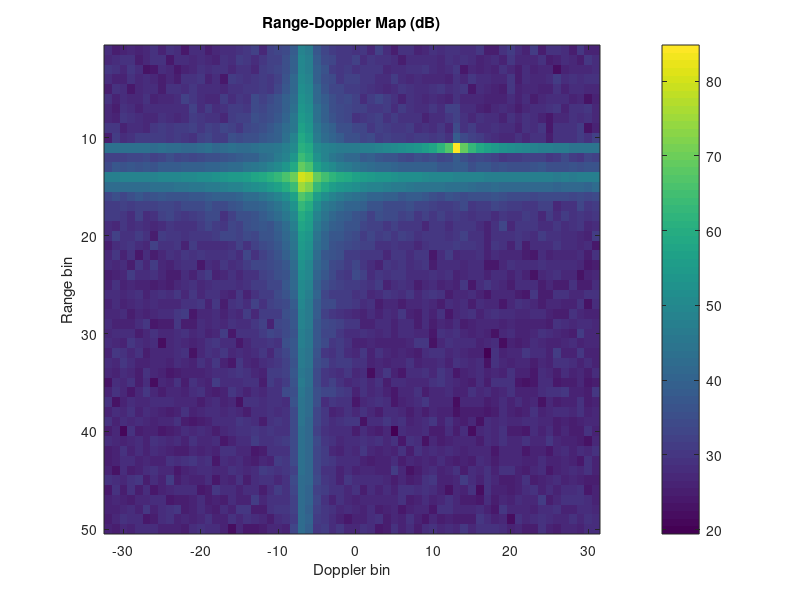
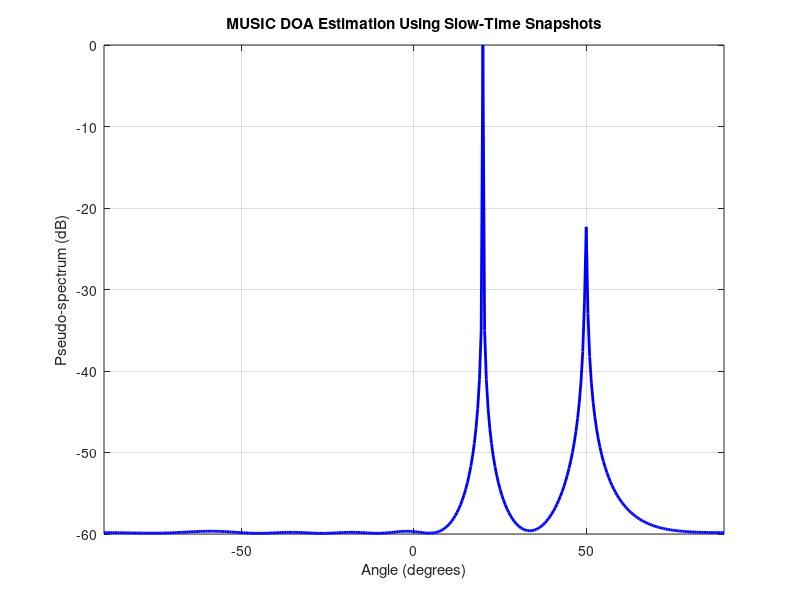

These charts were generated, in order, by the following MATLAB code:
clc; clear; close all;

%% === RADAR & TARGET PARAMETERS ===
c = 3e8;             % Speed of light (m/s)
fc = 77e9;           % Carrier frequency (77 GHz)
lambda = c / fc;

% FMCW chirp parameters
B = 50e6;            % Bandwidth (50 MHz)
T_chirp = 20e-6;     % Chirp duration (20 us)
slope = B / T_chirp; % Chirp slope (Hz/s)

% Sampling
fs = 5e6;                         % Lowered sampling rate for memory safety
N_fast = round(T_chirp * fs);    % Fast time samples per chirp
N_slow = 64;                     % Number of chirps (slow time)

% Array configuration
M = 8;                           % Number of antenna elements
d = lambda / 2;

% Targets: [range (m), velocity (m/s), angle (deg)]
targets = [
    30, 20, 20;
    40, -10, 50
];
K = size(targets,1);

%% === TIME AXES ===
t_fast = (0:N_fast-1) / fs;       % fast time within chirp
t_slow = (0:N_slow-1) * T_chirp;  % slow time (chirp index)

%% === GENERATE SIGNALS AT EACH ANTENNA ===
X = zeros(N_fast, N_slow, M);     % radar cube: fast × slow × antenna

for m = 1:M
    for k = 1:K
        R = targets(k,1); V = targets(k,2); theta = targets(k,3);
        phi_m = 2 * pi * d * (m-1) * sind(theta) / lambda;

        for n = 1:N_slow
            Rn = R + V * t_slow(n);
            tau_n = 2 * Rn / c;
            fb = slope * tau_n;
            fd = 2 * V / lambda;

            beat = exp(1j*2*pi*(fb * t_fast + fd * t_slow(n)) + 1j * phi_m);
            X(:,n,m) = X(:,n,m) + beat(:);  % Ensure beat is column
        end
    end
end

% Add noise
SNR_dB = 20;
noise_power = 10^(-SNR_dB/10);
X = X + sqrt(noise_power/2)*(randn(size(X)) + 1i*randn(size(X)));

%% === RANGE & DOPPLER FFT ===
X_r = fft(X, [], 1);                  % Range FFT
X_r = X_r(1:N_fast/2,:,:);            % Keep positive frequencies
N_range = size(X_r,1);

X_rd = fftshift(fft(X_r, [], 2),2);   % Doppler FFT
N_doppler = size(X_rd,2);

%% === AUTO BIN SELECTION BASED ON ENERGY ===
energyMap = squeeze(sum(abs(X_rd).^2, 3)); % Sum over antennas
[maxVal, idx] = max(energyMap(:));
[range_bin, doppler_bin] = ind2sub(size(energyMap), idx);
fprintf('Selected bin: Range=%d, Doppler=%d, Energy=%.2f\n', range_bin, doppler_bin, maxVal);

% Plot range-Doppler map
figure;
imagesc(-N_doppler/2:N_doppler/2-1, 1:N_range, 10*log10(energyMap));
xlabel('Doppler bin'); ylabel('Range bin'); title('Range-Doppler Map (dB)');
colorbar;

%% === NEW MUSIC SECTION: MULTIPLE SNAPSHOTS FROM CHIRPS (SLOW-TIME) ===
% Extract range bin across all slow-time samples (chirps)
X_snapshot = squeeze(X_r(range_bin, :, :));  % [slow-time x antennas] = [N_slow x M]
X_snapshot = X_snapshot.';                  % Transpose → [M x N_slow]

% Covariance matrix from slow-time samples
R = (X_snapshot * X_snapshot') / N_slow;

% MUSIC subspace
[U,~,~] = svd(R);
K_est = 2; % Known number of sources
Un = U(:, K_est+1:end);

% MUSIC spatial spectrum
angles = -90:0.5:90;
Pmusic = zeros(size(angles));
for i = 1:length(angles)
    a = exp(1j * 2 * pi * d * sind(angles(i)) / lambda * (0:M-1)).';
    Pmusic(i) = 1 / (a' * (Un * Un') * a);
end
Pmusic_dB = 10 * log10(abs(Pmusic) / max(abs(Pmusic)));

% Plot MUSIC spectrum
figure;
plot(angles, Pmusic_dB, 'b', 'LineWidth', 2); grid on;
xlabel('Angle (degrees)');
ylabel('Pseudo-spectrum (dB)');
title('MUSIC DOA Estimation Using Slow-Time Snapshots');
xlim([-90 90]);

drawnow;                % Force graphics update
pause(0.1);            % Let GUI thread catch up
